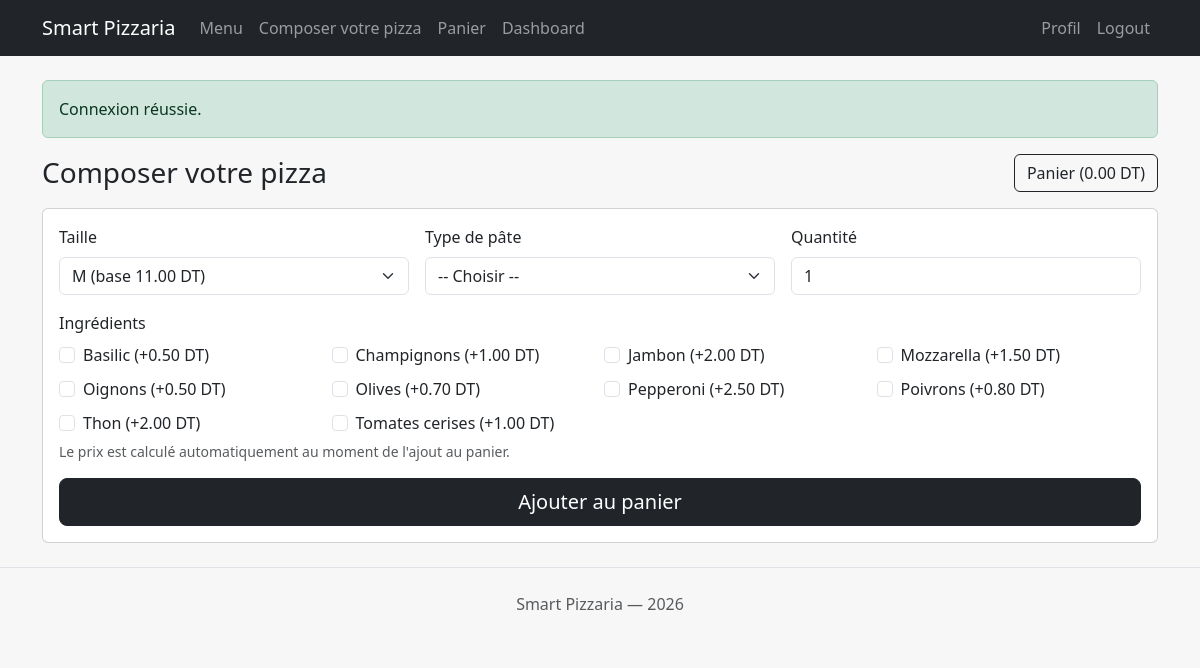
/composer.php (signed in), run on the app's committed database.
### tables this page shows
CREATE TABLE ingredients (
    id INT AUTO_INCREMENT PRIMARY KEY,
    nom VARCHAR(100) NOT NULL,
    prix_supplementaire DECIMAL(5,2) DEFAULT 0.00,
    disponible TINYINT(1) DEFAULT 1
);

### includes/functions.php (called while the page is built, shortened)
<?php
function h(string $value): string
{
    return htmlspecialchars($value, ENT_QUOTES, 'UTF-8');
}
function flash_get_all(): array
{
    $messages = $_SESSION['flash'] ?? [];
    return $messages;
}
function cart_total(): float
{
    $total = 0.0;
    return round($total, 2);
}
function render(string $view, array $data = []): void
{
    $path = __DIR__ . '/../views/' . $view . '.php';
    extract($data, EXTR_SKIP);
    require $path;
}

### composer.php (called while the page is built, shortened)
<?php
$pdo = db();
$ingredients = $pdo->query('SELECT * FROM ingredients WHERE disponible = 1 ORDER BY nom ASC')->fetchAll();
$config = require __DIR__ . '/config/config.php';
$base_prices = $config['custom_pizza_base_price'];
render('composer/index', compact('page_title', 'ingredients', 'types_pate', 'base_prices'));

### includes/auth.php (called while the page is built, shortened)
<?php
require_once __DIR__ . '/functions.php';
function auth_user(): ?array
{
    return $_SESSION['user'] ?? null;
}
function is_admin(): bool
{
    $user = auth_user();
    $role = strtolower(trim((string)($user['role'] ?? 'client')));
    return $role === 'admin';
}

### config/config.php (called while the page is built)
<?php
return [
    'app_name' => 'Smart Pizzaria',
    'base_url' => '',
    'db' => [
        'host' => 'localhost',
        'name' => 'pizzaria',
        'user' => 'root',
        'pass' => '',
        'charset' => 'utf8mb4',
    ],
    'custom_pizza_base_price' => [
        'S' => 8.00,
        'M' => 11.00,
        'L' => 14.00,
    ],
];

### views/composer/index.php (the view, shortened to what this page needs)
<?php require __DIR__ . '/../layout/header.php'; ?>
<div class="d-flex align-items-center justify-content-between mb-3">
    <h1 class="h3 mb-0">Composer votre pizza</h1>
    <a class="btn btn-outline-dark" href="cart.php">Panier (<?= number_format(cart_total(), 2) ?> DT)</a>
</div>
<div class="card">
    <div class="card-body">
        <form method="post">
            <div class="row g-3">
                <div class="col-md-4">
                    <label class="form-label">Taille</label>
                    <select class="form-select" name="taille" required>
                        <option value="M" selected>M (base <?= number_format((float)$base_prices['M'], 2) ?> DT)</option>
                    </select>
                </div>
                <div class="col-md-4">
                    <label class="form-label">Type de pâte</label>
                    <select class="form-select" name="type_pate_id" required>
                        <option value="">-- Choisir --</option>
                    </select>
                </div>
                <div class="col-md-4">
                    <label class="form-label">Quantité</label>
                    <input type="number" name="qty" class="form-control" min="1" value="1" required>
                </div>
                <div class="col-12">
                    <label class="form-label">Ingrédients</label>
                    <div class="row g-2">
                        <?php foreach ($ingredients as $ing): ?>
                            <div class="col-6 col-md-4 col-lg-3">
                                <div class="form-check">
                                    <input class="form-check-input" type="checkbox" name="ingredients[]" value="<?= (int)$ing['id'] ?>" id="ing<?= (int)$ing['id'] ?>">
                                    <label class="form-check-label" for="ing<?= (int)$ing['id'] ?>">
                                        <?= h($ing['nom']) ?> (+<?= number_format((float)$ing['prix_supplementaire'], 2) ?> DT)
                                    </label>
                                </div>
                            </div>
                        <?php endforeach; ?>
                    </div>
                    <div class="form-text">Le prix est calculé automatiquement au moment de l'ajout au panier.</div>
                </div>
                <div class="col-12 d-grid">
                    <button class="btn btn-dark btn-lg" type="submit">Ajouter au panier</button>
                </div>
            </div>
        </form>
    </div>
</div>
<?php require __DIR__ . '/../layout/footer.php'; ?>

### views/layout/header.php (shortened to what this page needs)
<?php
$flash_messages = flash_get_all();
$user = auth_user();
?>
<!doctype html>
<html lang="fr">
<head>
    <link href="https://cdn.jsdelivr.net/npm/bootstrap@5.3.3/dist/css/bootstrap.min.css" rel="stylesheet">
    <link rel="stylesheet" href="assets/css/style.css">
</head>
<body>
<nav class="navbar navbar-expand-lg navbar-dark bg-dark">
    <div class="container">
        <a class="navbar-brand" href="index.php">Smart Pizzaria</a>
        <div class="collapse navbar-collapse" id="nav">
            <ul class="navbar-nav me-auto mb-2 mb-lg-0">
                <li class="nav-item"><a class="nav-link" href="menu.php">Menu</a></li>
                <li class="nav-item"><a class="nav-link" href="composer.php">Composer votre pizza</a></li>
                <li class="nav-item"><a class="nav-link" href="cart.php">Panier</a></li>
                <?php if (is_admin()): ?>
                    <li class="nav-item"><a class="nav-link" href="admin/dashboard.php">Dashboard</a></li>
                <?php endif; ?>
            </ul>
            <ul class="navbar-nav ms-auto">
                <?php if ($user): ?>
                    <li class="nav-item"><a class="nav-link" href="profile.php">Profil</a></li>
                    <li class="nav-item"><a class="nav-link" href="logout.php">Logout</a></li>
                <?php else: ?>
                    <li class="nav-item"><a class="nav-link" href="login.php">Login</a></li>
                    <li class="nav-item"><a class="nav-link" href="register.php">Inscription</a></li>
                <?php endif; ?>
            </ul>
        </div>
    </div>
</nav>
<main class="container py-4">
    <?php foreach ($flash_messages as $m): ?>
        <div class="alert alert-<?= h($m['type']) ?>" role="alert"><?= h($m['message']) ?></div>
    <?php endforeach; ?>

### views/layout/footer.php (shortened to what this page needs)
</main>
<footer class="border-top py-4">
    <div class="container text-center text-muted">
        Smart Pizzaria — <?= date('Y') ?>
    </div>
</footer>
</body>
</html>

### assets/css/style.css (style rules this page uses)
body { background: #f7f7f8; }

### data on the page
ingredients: nom "Basilic", prix_supplementaire "0.50"
ingredients: nom "Champignons", prix_supplementaire "1.00"
ingredients: nom "Jambon", prix_supplementaire "2.00"
ingredients: nom "Mozzarella", prix_supplementaire "1.50"
ingredients: nom "Oignons", prix_supplementaire "0.50"
ingredients: nom "Olives", prix_supplementaire "0.70"
ingredients: nom "Pepperoni", prix_supplementaire "2.50"
ingredients: nom "Poivrons", prix_supplementaire "0.80"
ingredients: nom "Thon", prix_supplementaire "2.00"
ingredients: nom "Tomates cerises", prix_supplementaire "1.00"

### other printed values
$m['message'] "Connexion réussie."
cart_total() "0.00"
